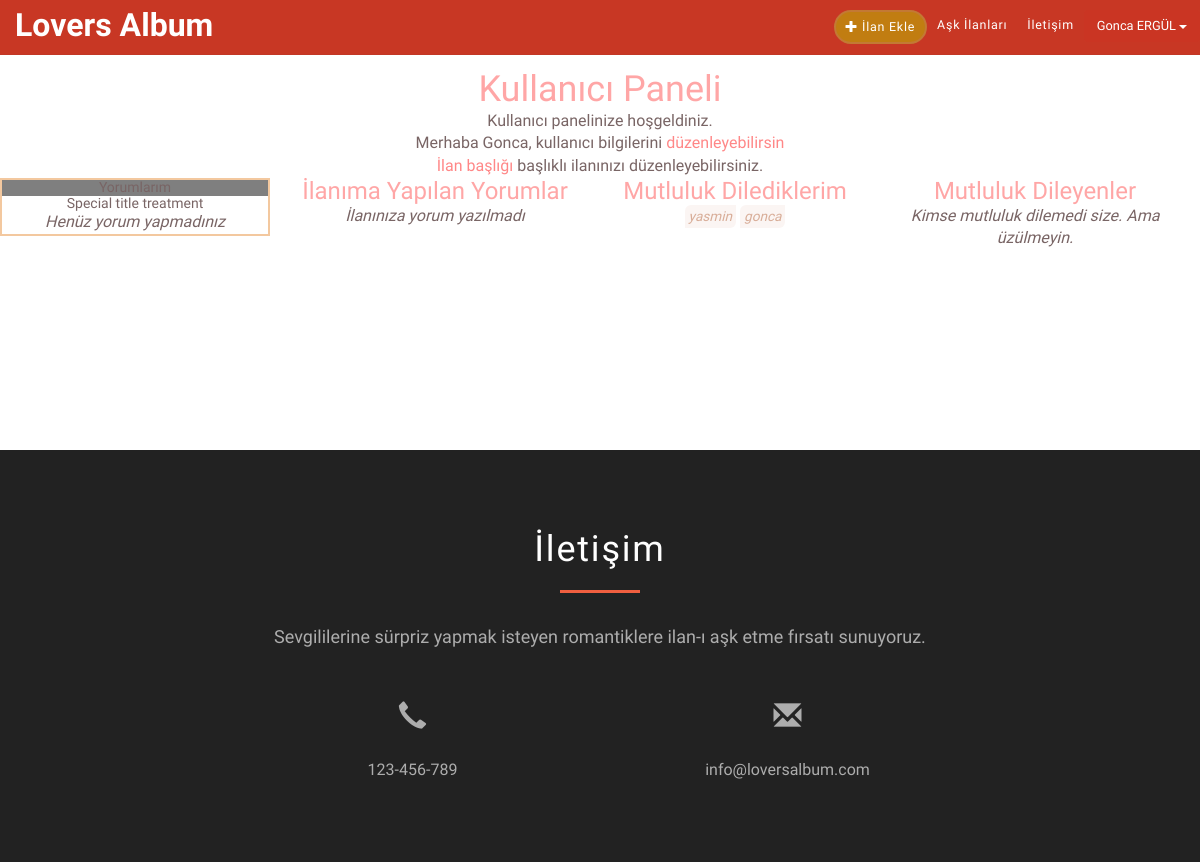
The page /dashboard/ (signed in) on the database as committed earlier.
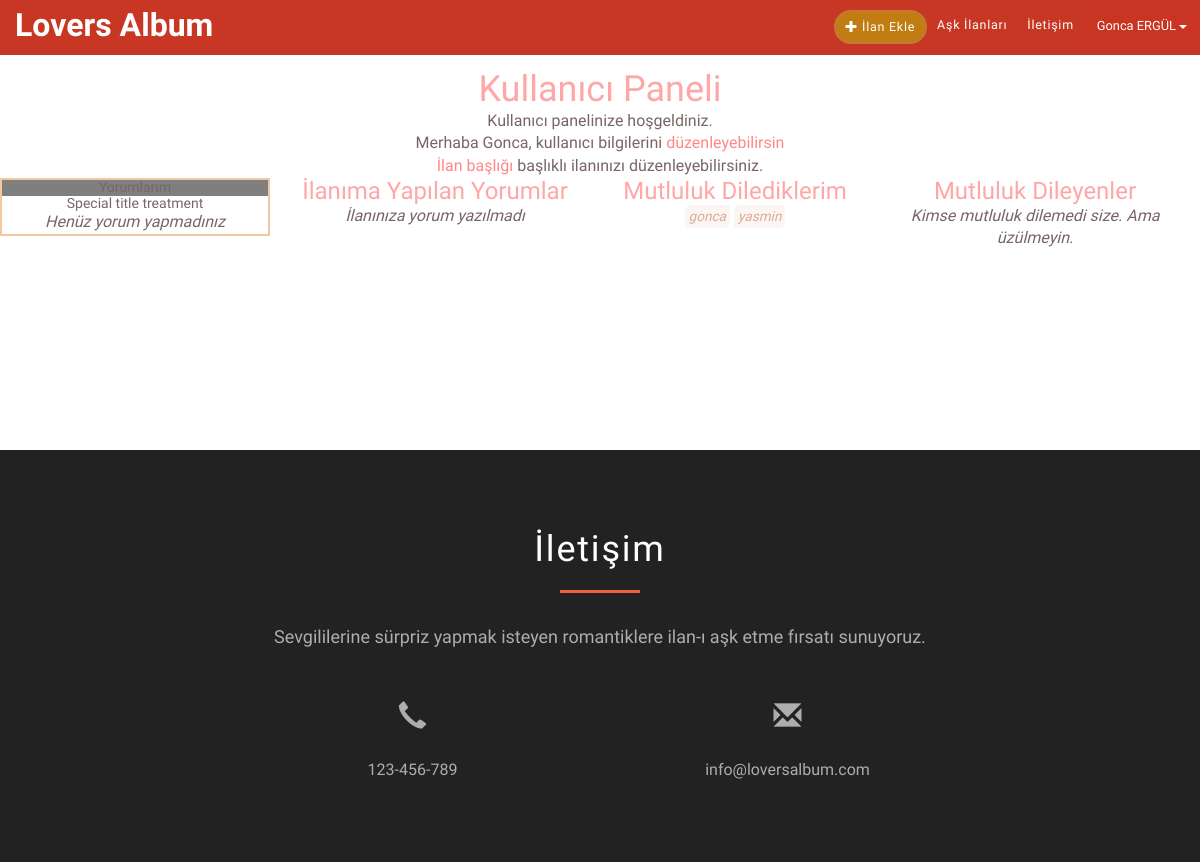
The same page on the database as committed later.
### ilan/models.py (models this page shows, shortened)
class Ilan(models.Model):
    baslik = models.CharField(max_length=30)
    metin =  RichTextUploadingField()
    arkaplan_rengi = ColorField(default='#ffffff')
    arkaplan_resmi = models.ImageField(upload_to='ilan_fotolari/', blank=True)
    ilan_foto = models.ImageField(upload_to='ilan_fotolari/', default='350x150.png')
    ilan_fon_muzik = models.FileField(upload_to='ilan_fon_muzikleri/', blank=True)
    user = models.OneToOneField(settings.AUTH_USER_MODEL, on_delete=models.CASCADE)
    mutluluk_dileyenler = models.ManyToManyField(settings.AUTH_USER_MODEL, blank= True, related_name = 'mutluluk_dilenen_ilan')
    goruntulenme = models.PositiveIntegerField(default = 0)
    olusturma_tarihi = models.DateTimeField(auto_now_add=True)
    yayinlandimi = models.BooleanField(default=False)

### user/views.py (the view)
# urls.py: path('dashboard/', us_view.dashboard, name='dashboard'),
@login_required
def dashboard(request):
    if 0:
        print(request.user.ilan)
        ilanim = Ilan.objects.filter(user=request.user)
        yorum_ilan = {'ilanim': ilanim,
                'yorumlarim': Comment.objects.filter(user=request.user),
                'ilanima_yorumlar': Comment.objects.filter(ilan = request.user.ilan),
                'mutluluk_dilediklerim': Ilan.objects.filter(mutluluk_dileyenler = request.user),
                'mutluluk_dileyenler': User.objects.filter(mutluluk_dilenen_ilan = request.user.ilan)
                }
    else:
        yorum_ilan = {
                'yorumlarim': Comment.objects.filter(user=request.user),
                'mutluluk_dilediklerim': Ilan.objects.filter(mutluluk_dileyenler = request.user),
                }
    return render(request, 'registration/dashboard.html', yorum_ilan)

### templates/registration/dashboard.html (shortened to what this page needs)
{% extends "base.html" %}
{% block content %}
<h1>Kullanıcı Paneli</h1>
<p>Kullanıcı panelinize hoşgeldiniz.</p>
<p>Merhaba {{ user.first_name }}, kullanıcı bilgilerini <a href="{% url 'edit' %}">düzenleyebilirsin</a></p>
{% if user.ilan == '' %}
İlanın henüz yok, istiyorsan <a href="../ilan/ekle">ekle</a>
{% else %}
<a href="../ilan/{{ user.ilan.id}}/edit">{{ user.ilan.baslik }}</a>{% if not user.ilan.yayinlandimi %}<em>editör onayı bekleniyor</em>{% endif %}
 başlıklı ilanınızı düzenleyebilirsiniz.
{% endif %}
    <div class="row">
        <div class="col-lg-3 col-md-3 col-sm-6 col-xs-6">
        <div class="card">
    <h5 class="card-header">Yorumlarım</h5>
    <div class="card-body">
    <h5 class="card-title">Special title treatment</h5>
    <p class="card-text">
    {% if not yorumlarim %} <em>Henüz yorum yapmadınız</em> {% endif %}
            </p>
    </div>
    </div>
        </div>
        <div class="col-lg-3 col-md-3 col-sm-6 col-xs-6">
            <h3>İlanıma Yapılan Yorumlar</h3>
            {% if not ilanima_yorumlar %} <em>İlanınıza yorum yazılmadı</em>{% endif %}
        </div>
        <div class="col-lg-3 col-md-3 col-sm-6 col-xs-6">
            <h3>Mutluluk Dilediklerim</h3>
            {% for item in mutluluk_dilediklerim  %}
                <a href="../ilan/{{ item.user.ilan.id }}"><span class="kull-liste"> {{ item.user }}</span></a>
            {% endfor %}
        </div>
        <div class="col-lg-3 col-md-3 col-sm-6 col-xs-6">
            <h3>Mutluluk Dileyenler</h3>
            {% if not mutluluk_dileyenler %} <em>Kimse mutluluk dilemedi size. Ama üzülmeyin.</em>{% endif %}
        </div>
    </div>
{% endblock %}

Rows that differ between the two databases and show on the page:
changed Ilan "gonca": moves up the list
